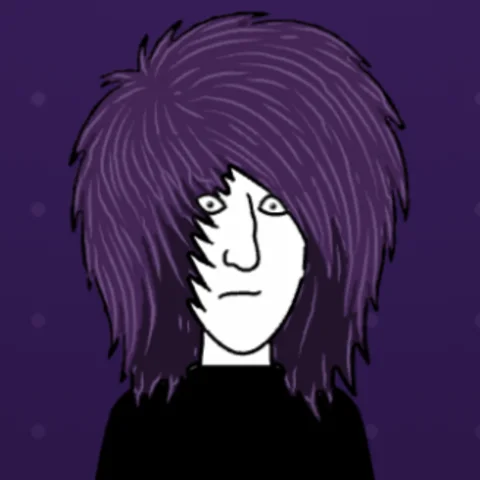
#> input picture apps/web/src/emonadgotchi/mint/face.webp, 480 x 480 px
$ python -i scan.py   (imports and definitions only)
#> lines starting #> are read from the running program, lines starting #| are printed output that depends on the picture; after the words box and inside, x2 and y2 are one past the last pixel; in counts of white or black regions, pixels touching at a corner belong together
# python3 tools/emonad/scan.py <scandir> [glob] : what scan.cjs filmed, checked (needs numpy, scipy, pillow).
# white  = white within 1.6 px of the green: a leak (skin or white drawn with no line round it). Every move: 0.
# holes  = green enclosed by him and not ringed by hair (gaps between strands are not counted): mostly real negative
#          space (an arm against the shirt); look at any new cluster.
# pops   = a frame that changes far more than its neighbours (a jump in the picture).
# Writes <scandir>/report2.json (frame, size, x, y of each finding) for a closer look.
import sys, os, glob, json
import numpy as np
from PIL import Image
from scipy import ndimage as ndi
from multiprocessing import Pool
G = np.array([0, 177, 64], float)
def analyse(f):
    a = np.asarray(Image.open(f).convert('RGB')).astype(float)
    d = np.sqrt(((a - G) ** 2).sum(-1)); bg = d < 40
#> after `d = np.sqrt(((a - G) ** 2).sum(-1))`:
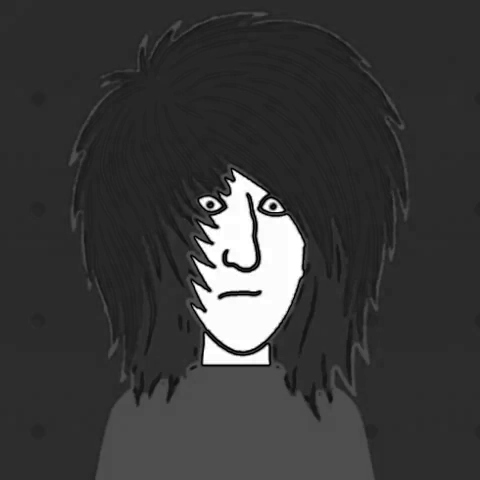
#> d: shape (480, 480) float64; min 124.8, max 328, mean 170.9; drawn with min black and max white
#> after `bg = d < 40`: bg: shape (480, 480) bool; every value is 0
    dist = ndi.distance_transform_edt(~bg)
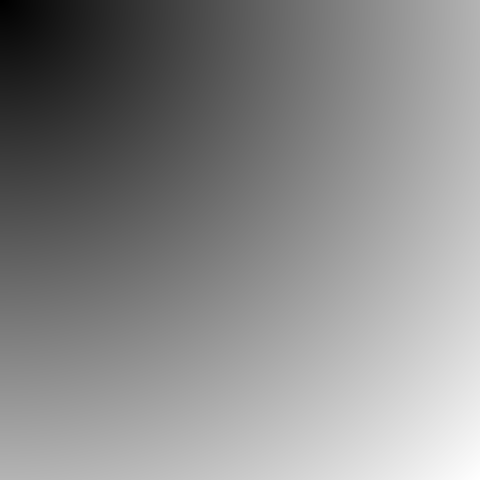
#> dist: shape (480, 480) float64; min 1, max 678.1, mean 367.3; drawn with min black and max white
    mx, mn = a.max(-1), a.min(-1)
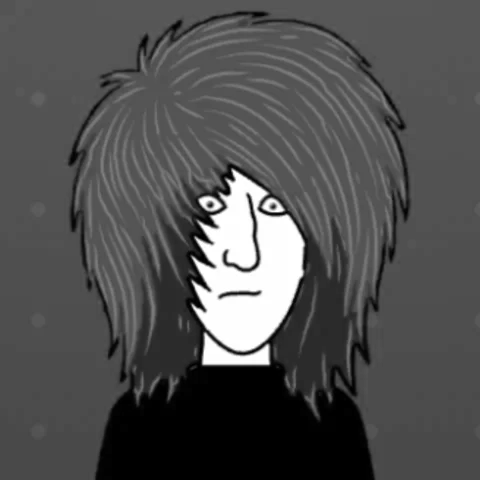
#> mx: shape (480, 480) float64; min 0, max 255, mean 80.1
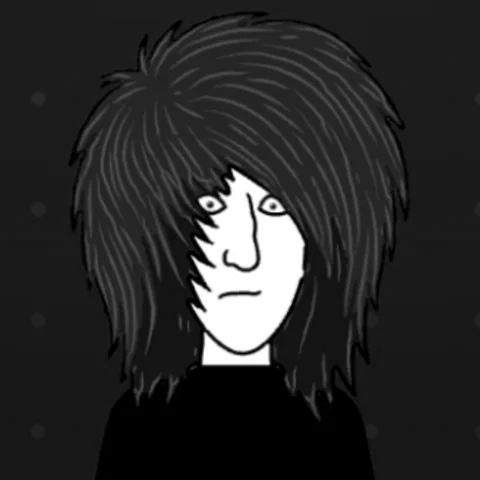
#> mn: shape (480, 480) float64; min 0, max 255, mean 41.2
    white = (mn > 205) & (mx - mn < 30)
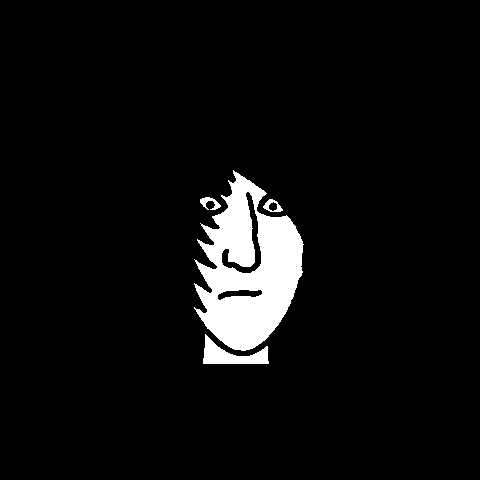
#> white: shape (480, 480) bool; 5.4% white; 4 white regions, box (x1, y1, x2, y2) and area: (194, 170, 304, 351) 11399, (203, 334, 269, 364) 905, (200, 197, 221, 210) 132, (263, 199, 283, 212) 120
    R, Gc, B = a[..., 0], a[..., 1], a[..., 2]
    purple = (B > Gc + 25) & (R > Gc + 10) & (mx > 60)
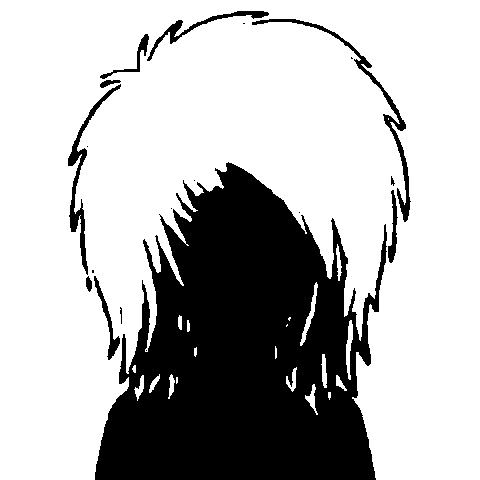
#> purple: shape (480, 480) bool; 71.9% white; 19 black regions (8 under 20 px), largest, box (x1, y1, x2, y2) and area: (95, 162, 387, 480) 60091, (252, 19, 411, 222) 1481, (68, 84, 121, 275) 1205
    out = {'white': [], 'holes': []}
    m = white & (dist <= 1.6)
    lab, n = ndi.label(m, structure=np.ones((3, 3)))
#> lab: shape (480, 480) int32; every value is 0
#> n = 0
    if n:
        sz = ndi.sum(m, lab, range(1, n + 1)); ce = ndi.center_of_mass(m, lab, range(1, n + 1))
        out['white'] = [(int(s), int(c[1]), int(c[0])) for s, c in zip(sz, ce) if s >= 3]
    lab, n = ndi.label(bg)
    edge = set(np.unique(np.concatenate([lab[0], lab[-1], lab[:, 0], lab[:, -1]])))
#> edge = 1 item
    H, Wd = bg.shape
#> H = 480; Wd = 480
    for i, sl in enumerate(ndi.find_objects(lab), 1):
        if sl is None or i in edge: continue
        y0, y1 = max(0, sl[0].start - 5), min(H, sl[0].stop + 5); x0, x1 = max(0, sl[1].start - 5), min(Wd, sl[1].stop + 5)
        sub = lab[y0:y1, x0:x1] == i; s = int(sub.sum())
        if s < 6 or s > 3000: continue
        ring = ndi.binary_dilation(sub, iterations=4) & ~sub & ~bg[y0:y1, x0:x1]
        pr = (purple[y0:y1, x0:x1] & ring).sum() / max(1, ring.sum())
        if pr < 0.25:
            ys, xs = np.nonzero(sub); out['holes'].append((s, int(xs.mean()) + x0, int(ys.mean()) + y0, round(float(pr), 2)))
#> this loop made 0 passes
    g = ndi.gaussian_filter(a.mean(-1), 2)
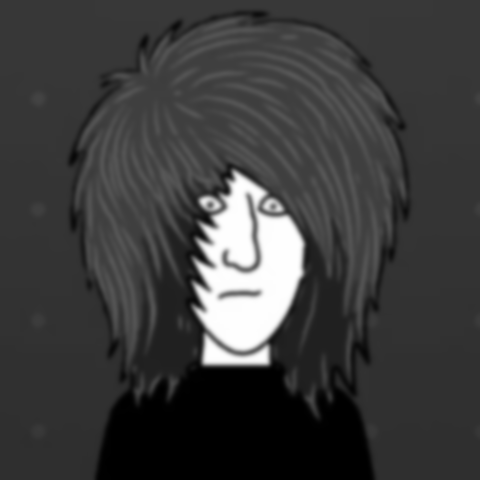
#> g: shape (480, 480) float64; min 0, max 255, mean 60.7
    return f, out, g
def case(cdir):
    fs = sorted(glob.glob(os.path.join(cdir, '*.png')))
    rows = []; prev = None; diffs = []
    for f in fs:
        f, r, g = analyse(f)
        diffs.append(float(np.abs(g - prev).mean()) if prev is not None and prev.shape == g.shape else 0.0); prev = g
        rows.append((os.path.basename(f), r))
    d = np.array(diffs); pops = []
    for i in range(1, len(d) - 1):
        nb = max(d[i - 1], d[i + 1], 0.05)
        if d[i] > 2.6 * nb and d[i] > 1.2: pops.append((rows[i][0], round(float(d[i]), 2)))
    return os.path.basename(cdir), {'frames': len(rows), 'rows': [(n, r) for n, r in rows if r['white'] or r['holes']], 'pops': pops}
# [11 lines not run here, left out]

>>> result = analyse('../../apps/web/src/emonadgotchi/mint/face.webp')

$ run again, on apps/web/src/emonadgotchi/mint/look-habibi.webp
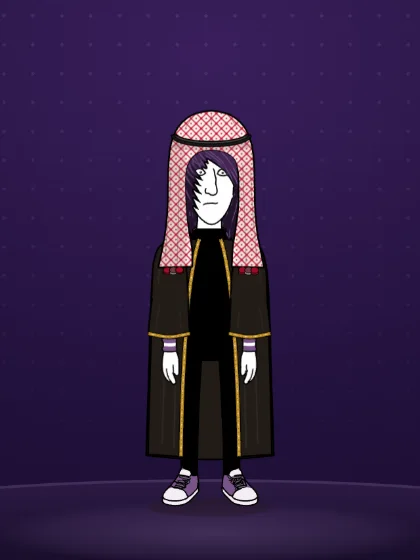
#> input picture apps/web/src/emonadgotchi/mint/look-habibi.webp, 420 x 560 px
#> bg: shape (560, 420) bool; every value is 0
#> in analyse, `white = (mn > 205) & (mx - mn < 30)`:
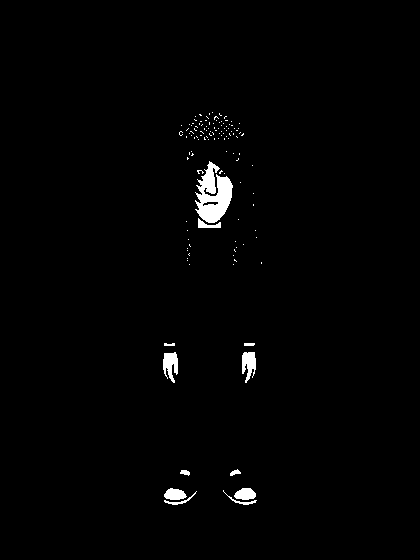
#> white: shape (560, 420) bool; 1.3% white; 125 white regions (113 under 20 px), largest, box (x1, y1, x2, y2) and area: (195, 161, 233, 223) 1373, (163, 352, 178, 383) 309, (242, 352, 256, 383) 295
#> purple: shape (560, 420) bool; 69.8% white; 17 black regions (13 under 20 px), largest, box (x1, y1, x2, y2) and area: (0, 110, 420, 515) 63236, (0, 502, 420, 560) 7677, (342, 502, 356, 512) 114, (70, 504, 80, 512) 48
#> lab: shape (560, 420) int32; every value is 0
#> n = 0
#> edge = 1 item
#> in analyse, `g = ndi.gaussian_filter(a.mean(-1), 2)`:
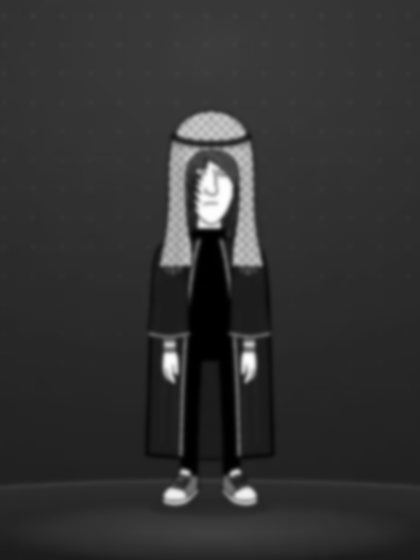
#> g: shape (560, 420) float64; min 0, max 254.7, mean 50.5
